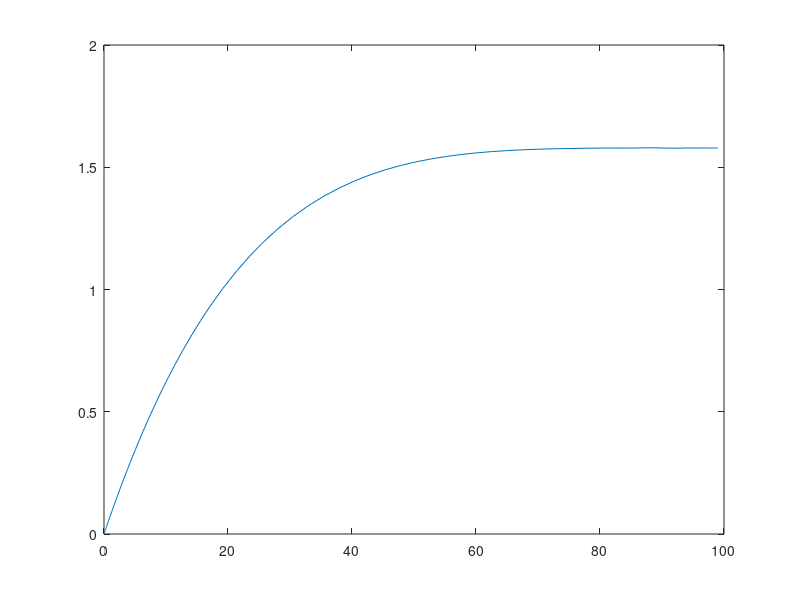

Reproduce this figure in MATLAB.
%w09Tailings
close all
V = @(t) 40000 - 400*t;
dC_dt = @(t, C) (1/V(t)) .* ((1500*2) - 1500*C - 400*C);
tspan = [0, 99];
C0 = 0;
[t, C] = ode45(dC_dt, tspan, C0);
plot(t, C);
